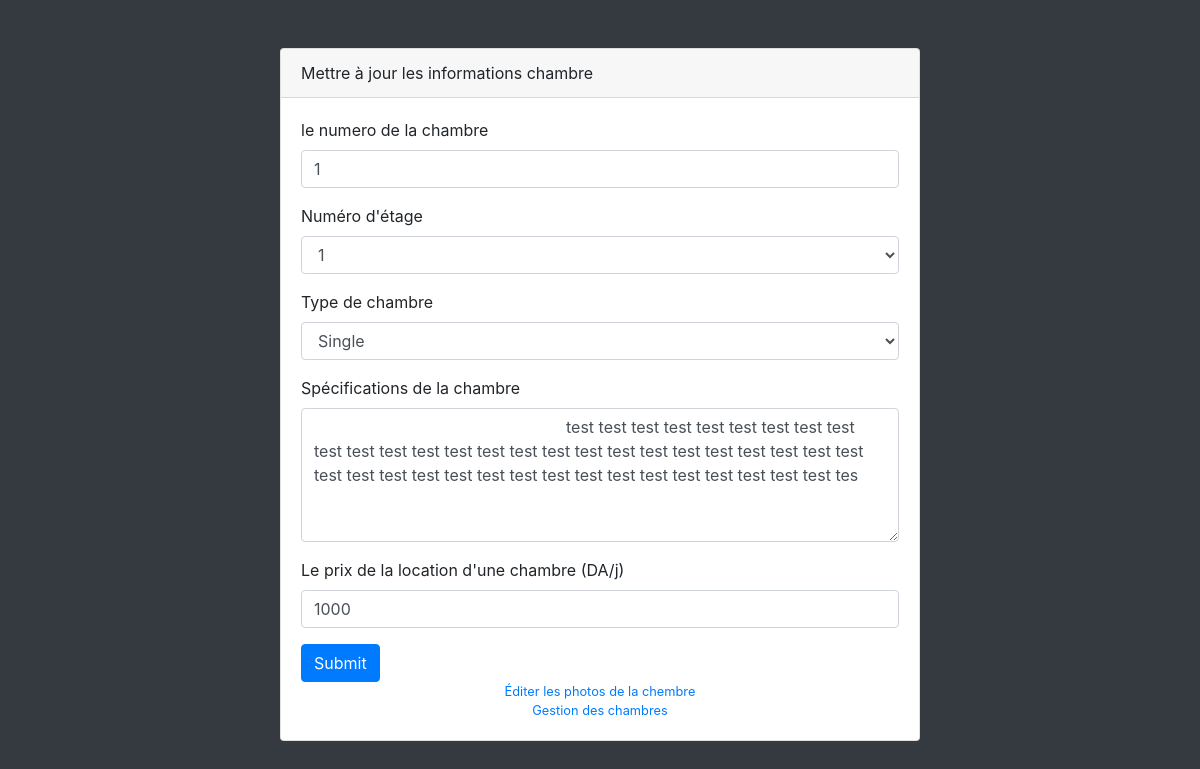
/admin/update_chambre.php?id=1 (signed in), run on the app's committed database.
### tables this page shows
CREATE TABLE `chambres` (
  `chambres_id` int(11) NOT NULL,
  `num_chambres` int(11) NOT NULL,
  `num_etage` int(11) NOT NULL,
  `type_chambres` varchar(255) NOT NULL,
  `description_chambres` varchar(255) NOT NULL,
  `prix` double NOT NULL
);

### admin/update_chambre.php (the view, shortened to what this page needs)
<?php
  require_once '../connect.php';
  if (isset($_GET['id'])) {
    $id = $_GET['id'];
  }
 ?>
<!DOCTYPE html>
<html lang="en">
<head>
  <link href="vendor/fontawesome-free/css/all.min.css" rel="stylesheet" type="text/css">
  <link href="css/sb-admin.css" rel="stylesheet">
  <link rel="stylesheet" type="text/css" href="css/upload.css">
</head>
<body class="bg-dark">
  <div class="container">
    <div class="card card-register mx-auto mt-5">
      <div class="card-header">Mettre à jour les informations chambre
</div>
      <div class="card-body">
        <?php
          $q="SELECT * FROM `chambres` WHERE `chambres_id`='$id'";
          $r=mysqli_query($dbc,$q);
          $row=mysqli_fetch_assoc($r);
         ?>
        <form action="update_chambre.php?id=<?= $id ?>" method="post">
          <div class="form-group">
            <label for="num_chambres">le numero de la chambre</label>
            <input type="number" class="form-control" name="num_chambres" placeholder="le numero de la chambre" value="<?= $row['num_chambres'] ?>">
          </div>
          <div class="form-group">
            <label for="num_etage">Numéro d'étage</label>
            <select class="form-control" name="num_etage">
              <option value="<?= $row['num_etage'] ?>"><?= $row['num_etage'] ?></option>
            </select>
          </div>
          <div class="form-group">
            <label for="type_chambres">Type de chambre</label>
            <select class="form-control" name="type_chambres">
              <option value="<?= $row['type_chambres'] ?>"><?= $row['type_chambres'] ?></option>
            </select>
          </div>
          <div class="form-group">
            <label for="description_chambres">Spécifications de la chambre</label>
            <textarea class="form-control" rows="5" name="description_chambres">
              <?= $row['description_chambres'] ?>
            </textarea>
          </div>
          <div class="form-group">
            <label for="prix">Le prix de la location d'une chambre (DA/j)</label>
            <input type="number" class="form-control" name="prix" placeholder="Le prix de la location d'une chambre (DA/j)" value="<?= $row['prix'] ?>">
          </div>
          <button type="submit" class="btn btn-primary" name="submit">Submit</button>
        </form>
        <div class="text-center">
          <a class="d-block small" href="update_photos_chambre.php?id=<?= $id ?>">Éditer les photos de la chembre</a>
          <a class="d-block small" href="gestion_des_chambres.php">Gestion des chambres</a>
        </div>
      </div>
    </div>
  </div>
</body>
</html>

### data on the page
chambres: num_chambres "1", num_etage "1", type_chambres "Single", description_chambres "test test test test test test test test test test test test test test test test test test test test test test test test test test test test test test test test test test test test test test test test test test tes", prix "1000"
